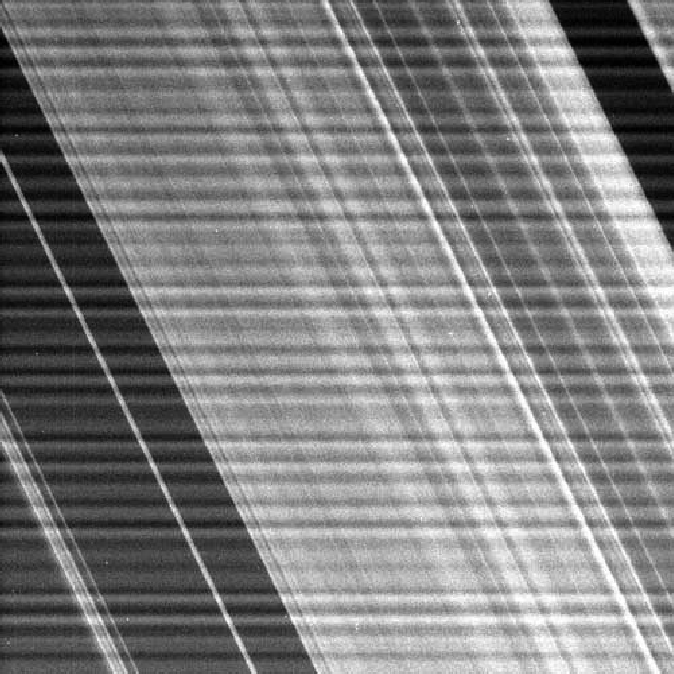
#> input picture digit_image_pocessing/Lab3/cassini.tif, 674 x 674 px, found by its file name
$ python lab3_template_20220315162947.py
#> lines starting #> are read from the running program, lines starting #| are printed output that depends on the picture
'''
For use in Lab3

* 在写fft和ifft的时候，可以在空间上使用（-1）*（x+y）改变图像，也可以在频率域上做shift，使用numpy的fft模组
* 可以自由选择做不做padding
* 注意在读入图像后，进行运算前最好使用img/255做归一化
* 注意ifft后的数据类型是复数，显示前要转为实数
* 生成核函数的时候可以使用np.linspace()和np.meshgrid()先生成网格，再统一计算网格上的值
* 建议调试的时候画出kernel 函数的图像确认
* 交的作业不允许使用其他的import, 自己自由探索的时候可以随意。多对比不同包的处理效果。

'''
#%%
import numpy as np
import matplotlib.pyplot as plt

def My_fft2d(img, shift=True):
    '''
    输入：
        img: 归一化后图像
        shift:
            bool type
            if 'False': no shifting operation

    输出：
        img_fft: img的2d fourier 变换后结果
    '''
    img_fft = np.fft.fft2(img)
    if shift:
        img_fft = np.fft.fftshift(img_fft)

    return img_fft

# [168 lines left out: functions My_ifft2d, question1, question2, question3, question4, not called in this run]

# #Q5，使用cassini.tif, 一行两列：原图，处理后图
def question5(image_input):
#> called with image_input = 'digit_image_pocessing\\Lab3\\cassini.tif'
    img = plt.imread(image_input)
#> img is the input picture: shape (674, 674); min 0, max 255, mean 127.9
    DFT = My_fft2d(img)
    dft = np.log(abs(DFT))
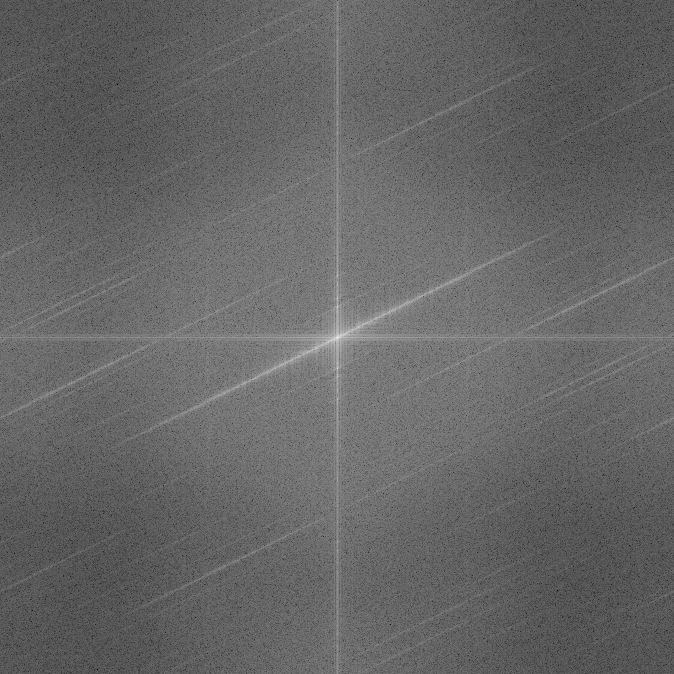
#> dft: shape (674, 674) float64; min 1.24, max 17.88, mean 7.9; drawn with min black and max white

    plt.figure()
    plt.subplot(1,2,1)
    plt.imshow(img , cmap='gray') # 原图
    plt.subplot(1,2,2)
    plt.imshow(dft, cmap='gray') # 处理后图

    plt.show(block=False)
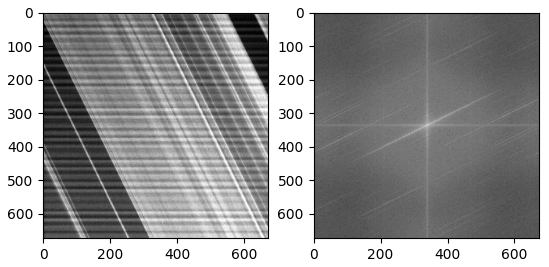
#> figure drawn by matplotlib, 2 panels
    plt.pause(100)
    plt.close()

questions = [question1, question2, question3, question4, question5]


if __name__ == '__main__':
    # [7 lines of commented-out code are left out]
    img = r"digit_image_pocessing\Lab3\cassini.tif"
    question5(img)


    pass
